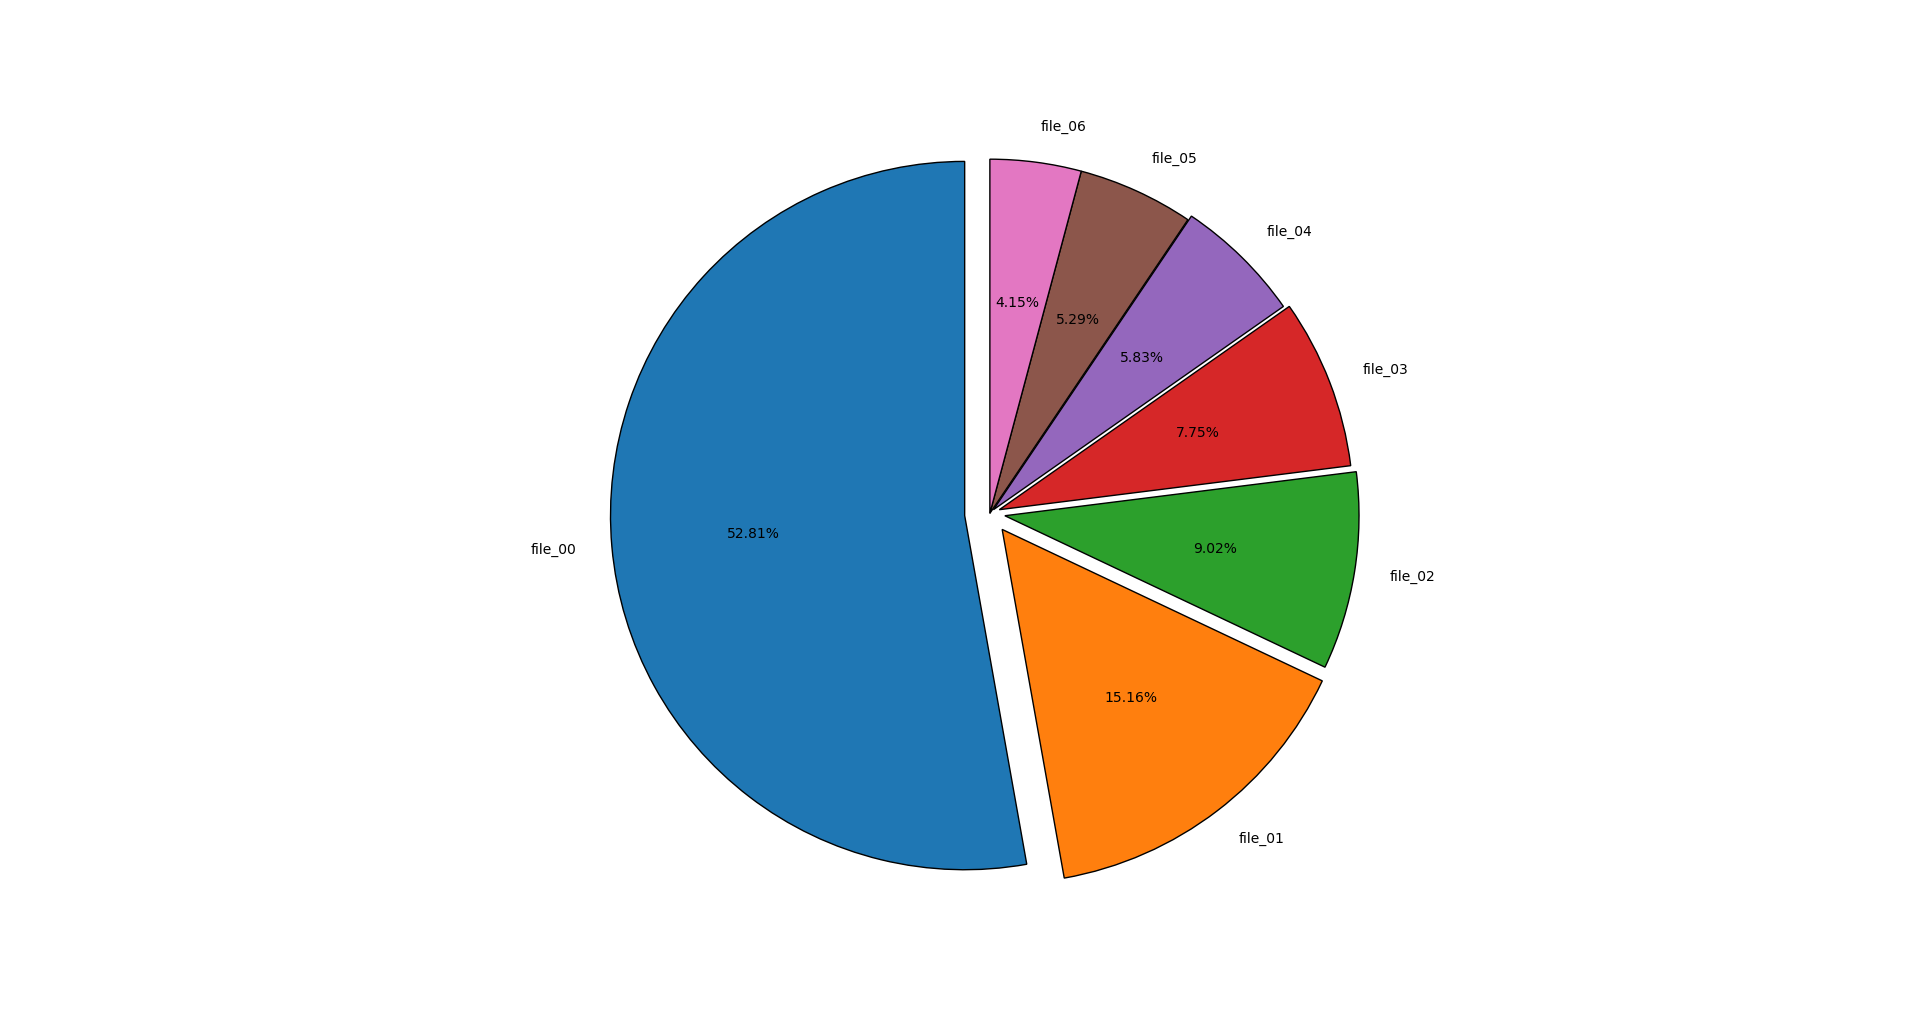

Here is the Python script that generated this plot:
'''
info:
    -script for showing files size as piechart
    -after writing script i realize that matplotlib calculates percentage by itself :)
todo:
    -think of block chart
    -think of interactive chart
    -think of directories/files mode
'''

import sys
import os
import matplotlib.pyplot as plt


def script_path():
    '''change dir, to current script path'''
    current_path = os.path.realpath(os.path.dirname(sys.argv[0]))
    os.chdir(current_path)
    return current_path
    
    
def get_size(start_path='.'):
    '''
    -copied from:
        https://stackoverflow.com/questions/1392413/calculating-a-directorys-size-using-python
    -modified
    '''
    data = {}
    # total_size = 0
    for dirpath, dirnames, filenames in os.walk(start_path):
        for f in filenames:
            fp = os.path.join(dirpath, f)
            # skip if it is symbolic link
            if not os.path.islink(fp):
                file_size = os.path.getsize(fp)
                # total_size += file_size
                data[f] = file_size
                
    # return total_size
    # return data, total_size
    return data
    
    
def calc_to_percent(data):
    '''
    data - list of two element tuples
    convert numbers in data to percentage value
    '''
    total_size = sum([value for _, value in data])
    # percentage_data = [(file, round(100*value/total_size, 2)) for file, value in data]
    percentage_data = [(file, 100*value/total_size) for file, value in data]
    return percentage_data
    
    
def join_small(data, low_percent_level=None, total_items=None):
    '''
    data - list of two element tuples
    join small items into one;
    if low_percent_level specified - low items under this level
    if total_items specified - join items to get total number of them equal to specified
    '''
    # breakpoint()
    if (not low_percent_level) and (not total_items):
        return join_small
        
    if low_percent_level:
        if not (0 < low_percent_level <= 100):
            return data
            
        out = []
        rest_of_data = 0
        for (file, value) in data:
            if value <= low_percent_level:
                rest_of_data += value
            else:
                out.append((file, value))
        if rest_of_data:
            out.append(('rest of data', rest_of_data))
            
    if total_items:
        if not (total_items > 0):
            return data
            
        if len(data) <= total_items:
            return data
            
        data = sorted(data, key=lambda x: x[1], reverse=True)
        out = data[:total_items-1]
        # breakpoint()
        rest_of_data = sum([value for (_, value) in data[total_items-1:]])
        if rest_of_data:
            out.append(('rest of data', rest_of_data))
    out = sorted(out, key=lambda x: x[1], reverse=True)
    return out
    
    
def shorten_names(data):
    '''make filenames shorter; for now max length is fixed and equal 15'''
    out = []
    for file, value in data:
        # if file is shorten return it
        if len(file) <= 15:
            out.append((file, value))
            continue
            
        # if dot in file, return part of first
        if '.' in file:
            parts = [item[::-1] for item in file[::-1].split('.', 1)][::-1]
            last = parts[-1]
            first = parts[0]
            if len(last) < len(first):
                last = last[-5:]
                first = first[:(12-len(last))]
            else:
                first = first[:5]
                last = last[-(12-len(first)):]
            new = '{}...{}'.format(first, last)
            # print(file, new, len(file), len(new))   # DEBUG
            # if len(new) != 15: input('\nHERE\n')    # DEBUG
            out.append((new, value))
            continue
            
        # if file is longer than 15 and there is no dot
        # just cut 15 first elements
        out.append((file[:15], value))
    return out
    
def calc_explode(data, to_explode, start=0.1, depend_on_value=False):
    '''list of tuples with data; to_explode e.g. 5; start (distance) e.g. 0.1'''
    total = len(data)
    if to_explode > total:
        to_explode = total
    rest = total - to_explode
    
    if not depend_on_value:
        explode = [start*(x/total) for x in range(1, to_explode+1)][::-1]
    else:
        data = sorted(data, key=lambda x: x[1], reverse=True)
        values = [val for (_, val) in data[:to_explode]]
        explode = [start*(val/100) for val in values]
        
    rest = [0 for x in range(rest)]
    out = tuple(explode + rest)        
    return out
    
    
def plot_pie_chart(data):
    labels, sizes = list(zip(*data))
    items_number = len(data)
    explode = calc_explode(data, 5, start=0.1, depend_on_value=False)
    
    fig1, ax1 = plt.subplots()
    # ax1.pie(sizes, explode=explode, labels=labels, autopct='%1.1f%%', shadow=True, startangle=90)
    ax1.pie(sizes,
            explode=explode,
            labels=labels,
            autopct='%1.2f%%',
            shadow=False,
            startangle=90,
            wedgeprops={'linewidth': 1, 'edgecolor' : 'black', 'antialiased': True}
            )
    ax1.axis('equal')  # Equal aspect ratio ensures that pie is drawn as a circle.
    plt.show()
    return True
    
    
if __name__ == "__main__":
    script_path()
    
    # ********* generate and perform data *********
    data = get_size('.')
    data = list(data.items())
    data = calc_to_percent(data)
    # data = join_small(data, low_percent_level=2)      # get items over n[%]
    data = join_small(data, total_items=10)           # get n-th items
    data = shorten_names(data)
    # data = [('file_{:02}'.format(key), value) for key, (file, value) in enumerate(data)]  # DEBUG
    
    
    # ********* show data in text format *********
    sum_of_percent = sum([value for (_, value) in data])
    print('sum_of_percent: {:.2f}'.format(sum_of_percent))
    
    for key, item in enumerate(data):
        print('{}: {:.2f}[%]'.format(*item))
        # if not (key+1)%20:
            # input()
            
    # ********* plot data *********
    plot_pie_chart(data)
    
    
